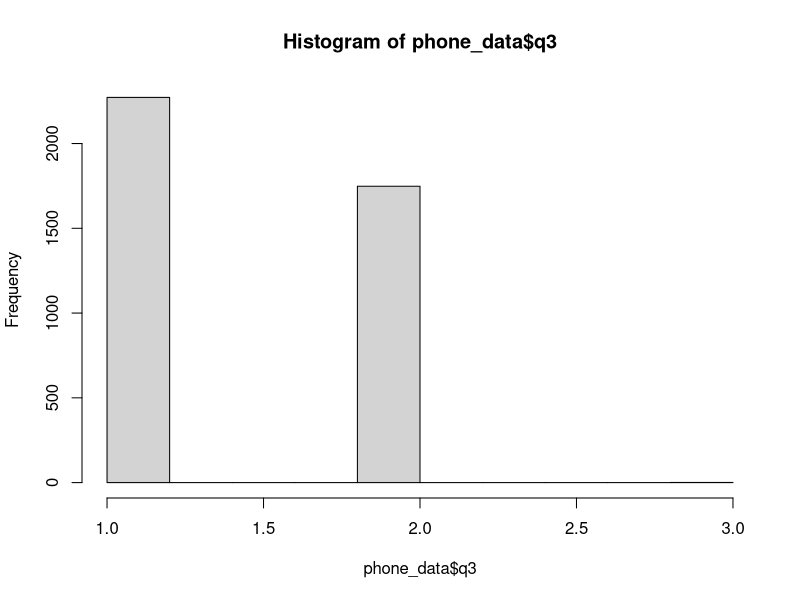

Reproduce this figure in R.
## ---- chunk 1

# Here you can load in and clean the data (you may need to do the cleaning in a separate R script - this is up to you). 
library(tidyverse)

phone_data <- read_csv("ces_phone.csv")
web_data <- read_csv("ces_web.csv")

# You may need additional chunks, in case you want to include some of the cleaning output.

## ---- chunk 2
# Cleaning Variable Data & Updating Labels
## Web Data
web_data <- web_data %>%
  mutate(
    province = case_when(
      cps19_province == 14 ~ "Alberta",
      cps19_province == 15 ~ "British Columbia",
      cps19_province == 16 ~ "Manitoba",
      cps19_province == 17 ~ "New Brunswick",
      cps19_province == 18 ~ "Newfoundland & Labrador",
      cps19_province == 19 ~ "Northwest Territories",
      cps19_province == 20 ~ "Nova Scotia",
      cps19_province == 21 ~ "Nunavut",
      cps19_province == 22 ~ "Ontario",
      cps19_province == 23 ~ "Prince Edward Island",
      cps19_province == 24 ~ "Quebec",
      cps19_province == 25 ~ "Saskatchewan",
      cps19_province == 26 ~ "Yukon",
      TRUE ~ NA_character_
    ),
    # Education standardization
    education = case_when(
      cps19_education == 1 ~ "No schooling",
      cps19_education == 2 ~ "Some elementary school",
      cps19_education == 3 ~ "Completed elementary school",
      cps19_education == 4 ~ "Some secondary/high school",
      cps19_education == 5 ~ "Completed secondary/high school",
      cps19_education == 6 ~ "Some technical, community college",
      cps19_education == 7 ~ "Completed technical, community college",
      cps19_education == 8 ~ "Some university",
      cps19_education == 9 ~ "Bachelor's degree",
      cps19_education == 10 ~ "Master's degree",
      cps19_education == 11 ~ "Professional degree or doctorate",
      cps19_education == 12 ~ NA_character_,
      TRUE ~ NA_character_
    ),   
    # Vote certainty standardization
    vote_certainty = case_when(
      cps19_v_likely == 1 ~ "Certain",
      cps19_v_likely == 2 ~ "Likely",
      cps19_v_likely == 3 ~ "Unlikely",
      cps19_v_likely == 4 ~ "Certain to not vote",
      cps19_v_likely == 5 ~ "Not eligible",
      cps19_v_likely == 6 ~ NA_character_,
      cps19_v_likely == 7 ~ "Voted in advance",
      TRUE ~ NA_character_
    ),
    # Age
    age = cps19_yob,
    # Gender
    gender = cps19_gender,
    # Vote choice standardization
    vote_choice = case_when(
      cps19_votechoice == 1 ~ "Liberal",
      cps19_votechoice == 2 ~ "Conservative",
      cps19_votechoice == 3 ~ "NDP",
      cps19_votechoice == 4 ~ "Bloc Quebec",
      cps19_votechoice == 5 ~ "Green Party",
      cps19_votechoice == 6 ~ "People's Party",
      cps19_votechoice == 7 ~ "Other",
      cps19_votechoice == 9 ~ NA_character_,
      TRUE ~ NA_character_
    )
  )


# Cleaning Data & Renaming Columns
web_data <- web_data %>% rename(
#  gender = cps19_gender,
#  age = cps19_yob,
#  provnice = cps19_province,
#  education = cps19_education,
  interest = cps19_interest_elxn_1,    
#  vote_certainty = cps19_v_likely,
#  vote_choice = cps19_votechoice
)
## ---- chunk 3

# Use this to create your plots/visualization. 

hist(phone_data$q3) 

## ---- chunk 4

# Here you can run code to calculate your Confidence Intervals.

